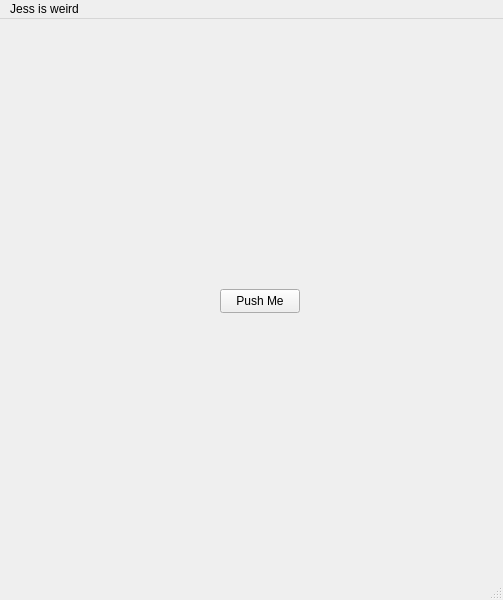
<?xml version="1.0" encoding="UTF-8"?>
<ui version="4.0">
 <class>MainWindow</class>
 <widget class="QMainWindow" name="MainWindow">
  <property name="geometry">
   <rect>
    <x>0</x>
    <y>0</y>
    <width>503</width>
    <height>600</height>
   </rect>
  </property>
  <property name="windowTitle">
   <string>MainWindow</string>
  </property>
  <widget class="QWidget" name="centralwidget">
   <widget class="QPushButton" name="pushButton">
    <property name="geometry">
     <rect>
      <x>220</x>
      <y>270</y>
      <width>80</width>
      <height>24</height>
     </rect>
    </property>
    <property name="text">
     <string>Push Me</string>
    </property>
   </widget>
  </widget>
  <widget class="QMenuBar" name="menubar">
   <property name="geometry">
    <rect>
     <x>0</x>
     <y>0</y>
     <width>503</width>
     <height>21</height>
    </rect>
   </property>
   <widget class="QMenu" name="menuJess_is_weird">
    <property name="title">
     <string>Jess is weird</string>
    </property>
   </widget>
   <addaction name="menuJess_is_weird"/>
  </widget>
  <widget class="QStatusBar" name="statusbar"/>
 </widget>
 <resources/>
 <connections/>
</ui>
